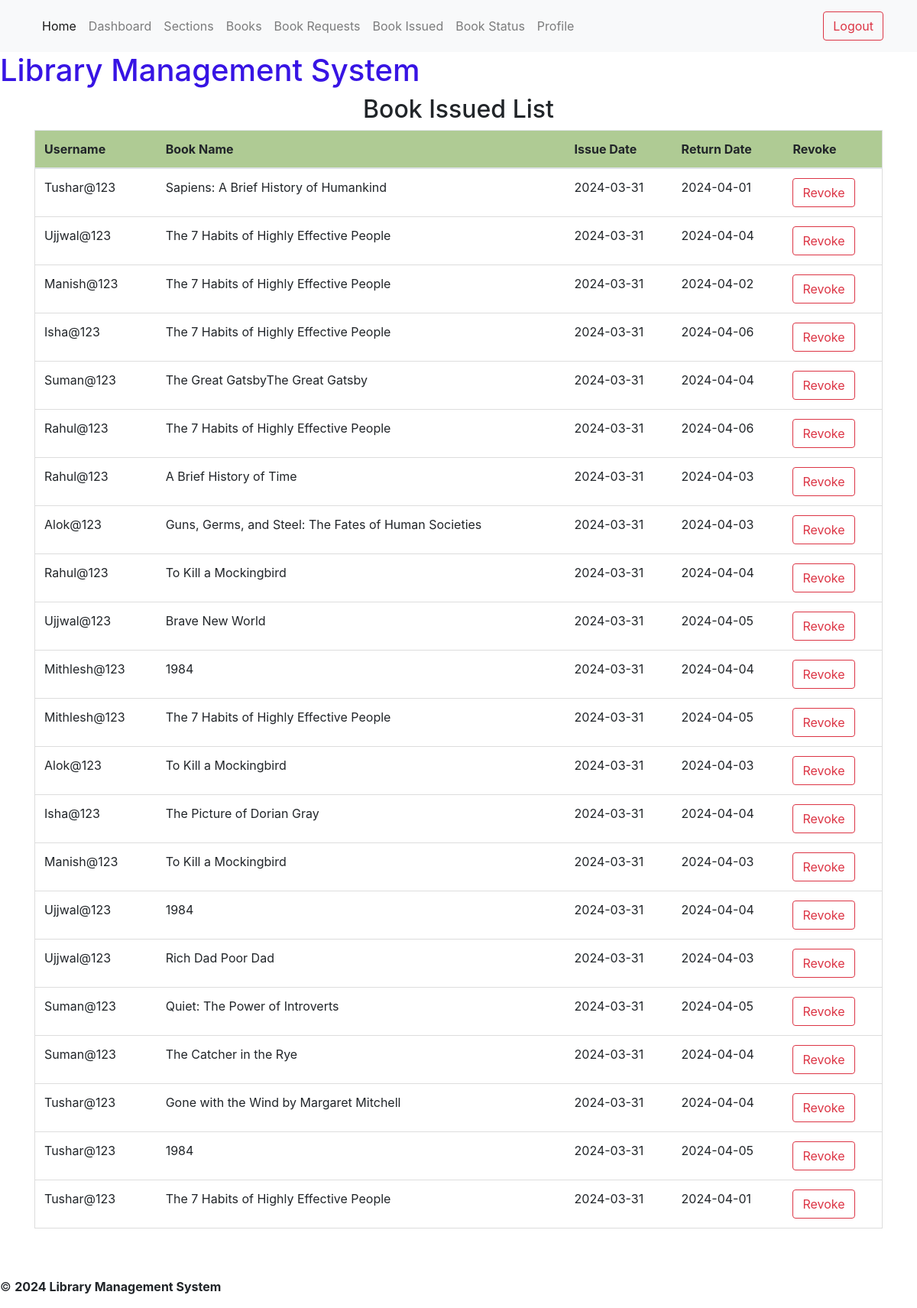
/admin/book_issued_list (signed in), run on the app's committed database.
### models.py (models this page shows)
class BookIssue(db.Model):
    id = db.Column(db.Integer, primary_key=True)
    user_name = db.Column(db.String(255), db.ForeignKey('user.username'), nullable=False)
    book_name = db.Column(db.String(255), db.ForeignKey('book.name'), nullable=False)
    book_author = db.Column(db.String(255), db.ForeignKey('book.authors'), nullable=False)
    issue_date = db.Column(db.Date, db.ForeignKey('book_request.request_date'), nullable=False)
    return_date = db.Column(db.Date, db.ForeignKey('book_request.return_date'))
    approved = db.Column(db.String(255),db.ForeignKey('book_request.status'), nullable=False)
    read = db.Column(db.String(255), db.ForeignKey('book.content'))
    feedback = db.Column(db.String(255), nullable=True)

### routes.py (the view)
@app.route('/admin/book_issued_list') # route for admin to see issued book list
@check_return_and_revoke
@admin_required
def admin_book_issued_list():
    book_issues = BookIssue.query.all()
    if not book_issues:
        flash('Currently No book is issued')
        return redirect(url_for('admin'))
    return render_template('book_issued_list.html', book_issues=book_issues)

### routes.py (called while the page is built)
def check_return_and_revoke(func):
    @wraps(func)
    def wrapper(*args, **kwargs):
        issues = BookIssue.query.filter_by(approved='Accepted').all()
        for issue in issues:
            if datetime.now().date() > issue.return_date:
                issue.approved = 'Revoked'
                issue.return_date = datetime.now().date()
                db.session.commit()
        return func(*args, **kwargs)
    return wrapper

def admin_required(func):
    @wraps(func)
    def check(*args, **kwargs):
        if 'user_id' not in session:
            flash('Please login to continue')
            return redirect(url_for('login'))
        user = User.query.get(session['user_id'])
        if not user.is_admin:
            flash('You are not authorized to access this page')
            return redirect(url_for('index'))
        return func(*args, **kwargs)
    return check

### templates/book_issued_list.html (shortened to what this page needs)
{% extends 'admin_base.html' %}
{% block content %}
<h2 style="text-align: center;">Book Issued List</h2>
<table class="table">
   <thead>
      <tr>
         <th>Username</th>
         <th>Book Name</th>
         <th>Issue Date </th>
         <th>Return Date</th>
         <th>Revoke</th>
      </tr>
   </thead>
   <tbody>
      {% for issue in book_issues %}
      {% if issue.approved == 'Accepted' %}
      <tr>
         <td>{{issue.user_name}}</td>
         <td>{{issue.book_name}}</td>
         <td>{{issue.issue_date}}</td>
         <td>{{issue.return_date}}</td>
         <td><a href="{{url_for('book_revoke', id=issue.id)}} "class="btn btn-outline-danger">Revoke</a></td>
      </tr>
      {% endif %}
      {% endfor %}
   </tbody>
</table>
{% endblock %}

### static/css/styles.css (style rules this page uses)
.table { width: 100%; border: 1px solid #ddd; }
.table th, .table td { padding: 8px; border-bottom: 1px solid #ddd; }
.table th { background-color: #afcb94; font-weight: bold; text-align: left; }

### data on the page
BookIssue: user_name "Tushar@123", book_name "Sapiens: A Brief History of Humankind", issue_date "2024-03-31", return_date "2024-04-01"
BookIssue: user_name "Ujjwal@123", book_name "The 7 Habits of Highly Effective People", issue_date "2024-03-31", return_date "2024-04-04"
BookIssue: user_name "Manish@123", book_name "The 7 Habits of Highly Effective People", issue_date "2024-03-31", return_date "2024-04-02"
BookIssue: user_name "Isha@123", book_name "The 7 Habits of Highly Effective People", issue_date "2024-03-31", return_date "2024-04-06"
BookIssue: user_name "Suman@123", book_name "The Great GatsbyThe Great Gatsby", issue_date "2024-03-31", return_date "2024-04-04"
BookIssue: user_name "Rahul@123", book_name "The 7 Habits of Highly Effective People", issue_date "2024-03-31", return_date "2024-04-06"
BookIssue: user_name "Rahul@123", book_name "A Brief History of Time", issue_date "2024-03-31", return_date "2024-04-03"
BookIssue: user_name "Alok@123", book_name "Guns, Germs, and Steel: The Fates of Human Societies", issue_date "2024-03-31", return_date "2024-04-03"
BookIssue: user_name "Rahul@123", book_name "To Kill a Mockingbird", issue_date "2024-03-31", return_date "2024-04-04"
BookIssue: user_name "Ujjwal@123", book_name "Brave New World", issue_date "2024-03-31", return_date "2024-04-05"
BookIssue: user_name "Mithlesh@123", book_name "1984", issue_date "2024-03-31", return_date "2024-04-04"
BookIssue: user_name "Mithlesh@123", book_name "The 7 Habits of Highly Effective People", issue_date "2024-03-31", return_date "2024-04-05"
BookIssue: user_name "Alok@123", book_name "To Kill a Mockingbird", issue_date "2024-03-31", return_date "2024-04-03"
BookIssue: user_name "Isha@123", book_name "The Picture of Dorian Gray", issue_date "2024-03-31", return_date "2024-04-04"
BookIssue: user_name "Manish@123", book_name "To Kill a Mockingbird", issue_date "2024-03-31", return_date "2024-04-03"
BookIssue: user_name "Ujjwal@123", book_name "1984", issue_date "2024-03-31", return_date "2024-04-04"
BookIssue: user_name "Ujjwal@123", book_name "Rich Dad Poor Dad", issue_date "2024-03-31", return_date "2024-04-03"
BookIssue: user_name "Suman@123", book_name "Quiet: The Power of Introverts", issue_date "2024-03-31", return_date "2024-04-05"
BookIssue: user_name "Suman@123", book_name "The Catcher in the Rye", issue_date "2024-03-31", return_date "2024-04-04"
BookIssue: user_name "Tushar@123", book_name "Gone with the Wind by Margaret Mitchell", issue_date "2024-03-31", return_date "2024-04-04"
BookIssue: user_name "Tushar@123", book_name "1984", issue_date "2024-03-31", return_date "2024-04-05"
BookIssue: user_name "Tushar@123", book_name "The 7 Habits of Highly Effective People", issue_date "2024-03-31", return_date "2024-04-01"
